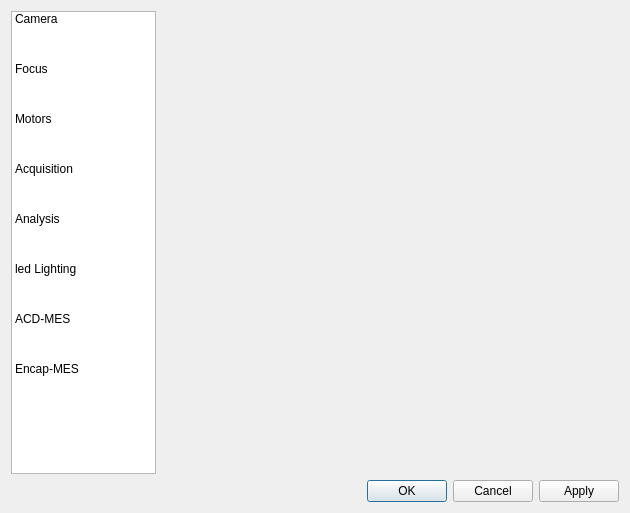
<?xml version="1.0" encoding="UTF-8"?>
<ui version="4.0">
 <class>SettingsDialog</class>
 <widget class="QDialog" name="SettingsDialog">
  <property name="windowModality">
   <enum>Qt::ApplicationModal</enum>
  </property>
  <property name="geometry">
   <rect>
    <x>0</x>
    <y>0</y>
    <width>630</width>
    <height>513</height>
   </rect>
  </property>
  <property name="sizePolicy">
   <sizepolicy hsizetype="Preferred" vsizetype="Preferred">
    <horstretch>0</horstretch>
    <verstretch>0</verstretch>
   </sizepolicy>
  </property>
  <property name="minimumSize">
   <size>
    <width>0</width>
    <height>0</height>
   </size>
  </property>
  <property name="windowTitle">
   <string>Last.fm Settings</string>
  </property>
  <property name="modal">
   <bool>true</bool>
  </property>
  <layout class="QVBoxLayout">
   <item>
    <layout class="QHBoxLayout">
     <item>
      <widget class="QListWidget" name="pageList">
       <property name="sizePolicy">
        <sizepolicy hsizetype="Fixed" vsizetype="MinimumExpanding">
         <horstretch>0</horstretch>
         <verstretch>0</verstretch>
        </sizepolicy>
       </property>
       <property name="minimumSize">
        <size>
         <width>145</width>
         <height>0</height>
        </size>
       </property>
       <property name="maximumSize">
        <size>
         <width>145</width>
         <height>16777215</height>
        </size>
       </property>
       <property name="focusPolicy">
        <enum>Qt::NoFocus</enum>
       </property>
       <property name="layoutDirection">
        <enum>Qt::LeftToRight</enum>
       </property>
       <property name="horizontalScrollBarPolicy">
        <enum>Qt::ScrollBarAlwaysOff</enum>
       </property>
       <property name="autoScrollMargin">
        <number>50</number>
       </property>
       <property name="editTriggers">
        <set>QAbstractItemView::NoEditTriggers</set>
       </property>
       <property name="selectionMode">
        <enum>QAbstractItemView::SingleSelection</enum>
       </property>
       <property name="selectionBehavior">
        <enum>QAbstractItemView::SelectRows</enum>
       </property>
       <property name="iconSize">
        <size>
         <width>48</width>
         <height>48</height>
        </size>
       </property>
       <property name="textElideMode">
        <enum>Qt::ElideMiddle</enum>
       </property>
       <property name="movement">
        <enum>QListView::Static</enum>
       </property>
       <property name="flow">
        <enum>QListView::TopToBottom</enum>
       </property>
       <property name="isWrapping" stdset="0">
        <bool>false</bool>
       </property>
       <property name="resizeMode">
        <enum>QListView::Adjust</enum>
       </property>
       <property name="spacing">
        <number>0</number>
       </property>
       <property name="gridSize">
        <size>
         <width>120</width>
         <height>50</height>
        </size>
       </property>
       <property name="viewMode">
        <enum>QListView::ListMode</enum>
       </property>
       <property name="uniformItemSizes">
        <bool>false</bool>
       </property>
       <property name="currentRow">
        <number>-1</number>
       </property>
       <item>
        <property name="text">
         <string>Camera</string>
        </property>
        <property name="icon">
         <iconset resource="../../resources/rcs.qrc">
          <normaloff>:/camera_48.png</normaloff>:/camera_48.png</iconset>
        </property>
       </item>
       <item>
        <property name="text">
         <string>Focus</string>
        </property>
        <property name="icon">
         <iconset resource="../../resources/rcs.qrc">
          <normaloff>:/focus.png</normaloff>:/focus.png</iconset>
        </property>
       </item>
       <item>
        <property name="text">
         <string>Motors</string>
        </property>
        <property name="icon">
         <iconset resource="../../resources/rcs.qrc">
          <normaloff>:/motors.png</normaloff>:/motors.png</iconset>
        </property>
       </item>
       <item>
        <property name="text">
         <string>Acquisition</string>
        </property>
        <property name="icon">
         <iconset resource="../../resources/rcs.qrc">
          <normaloff>:/acquisition.png</normaloff>:/acquisition.png</iconset>
        </property>
       </item>
       <item>
        <property name="text">
         <string>Analysis</string>
        </property>
        <property name="icon">
         <iconset resource="../../resources/rcs.qrc">
          <normaloff>:/analysis2.png</normaloff>:/analysis2.png</iconset>
        </property>
       </item>
       <item>
        <property name="text">
         <string>led Lighting</string>
        </property>
        <property name="icon">
         <iconset resource="../../resources/rcs.qrc">
          <normaloff>:/ledlighting.png</normaloff>:/ledlighting.png</iconset>
        </property>
       </item>
       <item>
        <property name="text">
         <string>ACD-MES</string>
        </property>
        <property name="icon">
         <iconset resource="../../resources/rcs.qrc">
          <normaloff>:/mes.png</normaloff>:/mes.png</iconset>
        </property>
       </item>
       <item>
        <property name="text">
         <string>Encap-MES</string>
        </property>
        <property name="icon">
         <iconset resource="../../resources/rcs.qrc">
          <normaloff>:/mes.png</normaloff>:/mes.png</iconset>
        </property>
       </item>
      </widget>
     </item>
     <item>
      <widget class="QStackedWidget" name="pageStack">
       <property name="sizePolicy">
        <sizepolicy hsizetype="Preferred" vsizetype="Preferred">
         <horstretch>0</horstretch>
         <verstretch>0</verstretch>
        </sizepolicy>
       </property>
       <widget class="QWidget" name="page"/>
      </widget>
     </item>
    </layout>
   </item>
   <item>
    <layout class="QHBoxLayout">
     <item>
      <spacer>
       <property name="orientation">
        <enum>Qt::Horizontal</enum>
       </property>
       <property name="sizeHint" stdset="0">
        <size>
         <width>126</width>
         <height>8</height>
        </size>
       </property>
      </spacer>
     </item>
     <item>
      <widget class="QPushButton" name="okButton">
       <property name="text">
        <string>OK</string>
       </property>
      </widget>
     </item>
     <item>
      <widget class="QPushButton" name="cancelButton">
       <property name="text">
        <string>Cancel</string>
       </property>
      </widget>
     </item>
     <item>
      <widget class="QPushButton" name="applyButton">
       <property name="text">
        <string>Apply</string>
       </property>
      </widget>
     </item>
    </layout>
   </item>
  </layout>
 </widget>
 <resources>
  <include location="../../resources/rcs.qrc"/>
 </resources>
 <connections>
  <connection>
   <sender>cancelButton</sender>
   <signal>clicked()</signal>
   <receiver>SettingsDialog</receiver>
   <slot>reject()</slot>
   <hints>
    <hint type="sourcelabel">
     <x>506</x>
     <y>518</y>
    </hint>
    <hint type="destinationlabel">
     <x>322</x>
     <y>284</y>
    </hint>
   </hints>
  </connection>
 </connections>
</ui>
